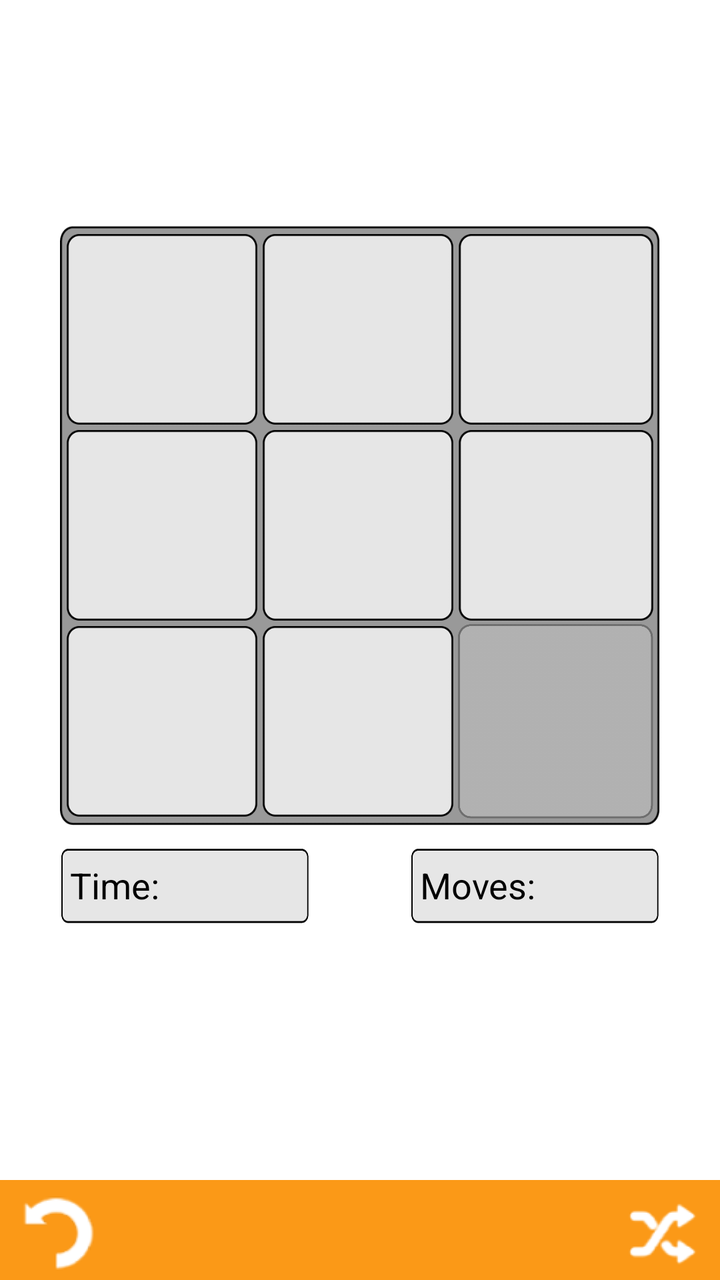
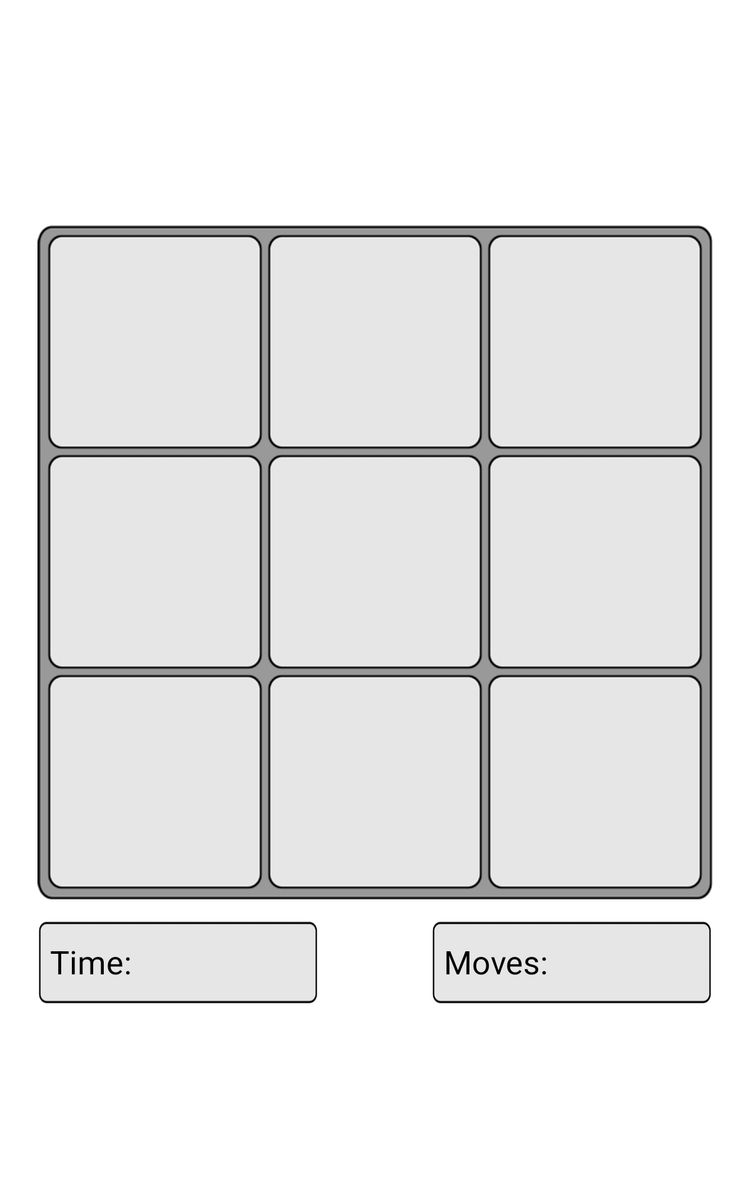

An Android layout and its configuration variant, each rendered on a device that would load it. The default file and the variant file are quoted in full after the pictures.
<!-- AndroidManifest.xml: application theme AppTheme -->
<!-- res/layout/activity_eightpuzzle.xml -->
<RelativeLayout xmlns:android="http://schemas.android.com/apk/res/android"
    xmlns:tools="http://schemas.android.com/tools"
    android:layout_width="match_parent"
    android:layout_height="match_parent"
    android:keepScreenOn="true"
    tools:context="com.eecs481.mathinmotion.EightPuzzle">

    <RelativeLayout
        android:layout_width="match_parent"
        android:layout_height="wrap_content"
        android:gravity="center"
        android:layout_alignParentTop="true"
        android:layout_above="@+id/eight_puzzle_footer">

        <TextView
            android:layout_width="300dp"
            android:layout_height="wrap_content"
            android:id="@+id/eight_puzzle_win"
            android:textStyle="bold"
            android:textColor="@color/red"
            android:gravity="center"
            android:textAlignment="center"
            android:textSize="30sp" />

        <TableLayout android:id="@+id/board"
            android:layout_width="300dp"
            android:layout_height="300dp"
            android:layout_below="@id/eight_puzzle_win"
            android:background="@drawable/grid"
            android:gravity="center">

            <TableRow
                android:layout_width="fill_parent"
                android:layout_height="fill_parent"
                android:paddingTop="3dp"
                android:paddingLeft="3dp"
                android:paddingRight="3dp"
                android:gravity="center" >

                <TextView
                    android:layout_width="98dp"
                    android:layout_height="98dp"
                    android:textAppearance="?android:attr/textAppearanceLarge"
                    android:background="@drawable/tile"
                    android:id="@+id/block1"
                    android:tag="1"
                    android:layout_column="1"
                    android:gravity="center" />

                <TextView
                    android:layout_width="98dp"
                    android:layout_height="98dp"
                    android:textAppearance="?android:attr/textAppearanceLarge"
                    android:background="@drawable/tile"
                    android:id="@+id/block2"
                    android:tag="2"
                    android:layout_column="2"
                    android:gravity="center" />

                <TextView
                    android:layout_width="98dp"
                    android:layout_height="98dp"
                    android:textAppearance="?android:attr/textAppearanceLarge"
                    android:background="@drawable/tile"
                    android:id="@+id/block3"
                    android:tag="3"
                    android:layout_column="3"
                    android:gravity="center" />

            </TableRow>

            <TableRow
                android:layout_width="match_parent"
                android:layout_height="fill_parent"
                android:paddingLeft="3dp"
                android:paddingRight="3dp"
                android:gravity="center">

                <TextView
                    android:layout_width="98dp"
                    android:layout_height="98dp"
                    android:textAppearance="?android:attr/textAppearanceLarge"
                    android:background="@drawable/tile"
                    android:id="@+id/block4"
                    android:tag="4"
                    android:layout_column="1"
                    android:gravity="center" />

                <TextView
                    android:layout_width="98dp"
                    android:layout_height="98dp"
                    android:textAppearance="?android:attr/textAppearanceLarge"
                    android:background="@drawable/tile"
                    android:id="@+id/block5"
                    android:tag="5"
                    android:layout_column="2"
                    android:gravity="center" />

                <TextView
                    android:layout_width="98dp"
                    android:layout_height="98dp"
                    android:textAppearance="?android:attr/textAppearanceLarge"
                    android:background="@drawable/tile"
                    android:id="@+id/block6"
                    android:tag="6"
                    android:layout_column="3"
                    android:gravity="center" />

            </TableRow>

            <TableRow
                android:layout_width="match_parent"
                android:layout_height="fill_parent"
                android:paddingLeft="3dp"
                android:paddingBottom="3dp"
                android:paddingRight="3dp"
                android:gravity="center">

                <TextView
                    android:layout_width="98dp"
                    android:layout_height="98dp"
                    android:textAppearance="?android:attr/textAppearanceLarge"
                    android:background="@drawable/tile"
                    android:id="@+id/block7"
                    android:tag="7"
                    android:layout_column="1"
                    android:gravity="center" />

                <TextView
                    android:layout_width="98dp"
                    android:layout_height="98dp"
                    android:textAppearance="?android:attr/textAppearanceLarge"
                    android:background="@drawable/tile"
                    android:id="@+id/block8"
                    android:tag="8"
                    android:layout_column="2"
                    android:gravity="center" />

                <TextView
                    android:layout_width="100dp"
                    android:layout_height="100dp"
                    android:textAppearance="?android:attr/textAppearanceLarge"
                    android:background="@drawable/transsquare"
                    android:id="@+id/block9"
                    android:tag="9"
                    android:layout_column="3"
                    android:gravity="center" />

            </TableRow>

        </TableLayout>

        <RelativeLayout
            android:layout_width="300dp"
            android:layout_height="105dp"
            android:layout_below="@id/board"
            android:paddingTop="10dp"
            android:id="@+id/stats">

            <RelativeLayout
                android:layout_width="125dp"
                android:layout_height="40dp"
                android:layout_alignParentLeft="true"
                android:layout_alignParentStart="true" >

                <ImageView android:id="@+id/eight_puzzle_time_image"
                    android:layout_width="match_parent"
                    android:layout_height="match_parent"
                    android:scaleType="fitXY"
                    android:contentDescription="@string/eight_tiles_time"
                    android:src="@drawable/home_button" />

                <TextView android:id="@+id/eight_puzzle_time_label"
                    android:layout_width="wrap_content"
                    android:layout_height="wrap_content"
                    android:layout_alignParentLeft="true"
                    android:layout_alignParentStart="true"
                    android:layout_centerVertical="true"
                    android:paddingLeft="5dp"
                    android:textSize="18sp"
                    android:text="@string/eight_tiles_time" />

                <TextView android:id="@+id/eight_puzzle_time_value"
                    android:layout_width="wrap_content"
                    android:layout_height="wrap_content"
                    android:layout_alignRight="@id/eight_puzzle_time_image"
                    android:layout_alignEnd="@id/eight_puzzle_time_image"
                    android:layout_toRightOf="@id/eight_puzzle_time_label"
                    android:layout_toEndOf="@id/eight_puzzle_time_label"
                    android:layout_centerVertical="true"
                    android:paddingRight="5dp"
                    android:textColor="@color/red"
                    android:textSize="18sp"
                    android:gravity="end"
                    android:textAlignment="viewEnd"/>

            </RelativeLayout>

            <RelativeLayout
                android:layout_width="125dp"
                android:layout_height="40dp"
                android:layout_alignParentRight="true"
                android:layout_alignParentEnd="true"
                android:gravity="center_vertical">

                <ImageView android:id="@+id/eight_puzzle_moves_image"
                    android:layout_width="match_parent"
                    android:layout_height="match_parent"
                    android:scaleType="fitXY"
                    android:contentDescription="@string/eight_tiles_moves"
                    android:src="@drawable/home_button" />

                <TextView android:id="@+id/eight_puzzle_moves_label"
                    android:layout_width="wrap_content"
                    android:layout_height="wrap_content"
                    android:layout_alignParentLeft="true"
                    android:layout_alignParentStart="true"
                    android:layout_centerVertical="true"
                    android:paddingLeft="5dp"
                    android:textSize="18sp"
                    android:text="@string/eight_tiles_moves" />

                <TextView android:id="@+id/eight_puzzle_moves_value"
                    android:layout_width="wrap_content"
                    android:layout_height="wrap_content"
                    android:layout_alignRight="@id/eight_puzzle_moves_image"
                    android:layout_alignEnd="@id/eight_puzzle_moves_image"
                    android:layout_toRightOf="@id/eight_puzzle_moves_label"
                    android:layout_toEndOf="@id/eight_puzzle_moves_label"
                    android:layout_centerVertical="true"
                    android:paddingRight="5dp"
                    android:textSize="18sp"
                    android:gravity="end"
                    android:textAlignment="viewEnd" />

            </RelativeLayout>

        </RelativeLayout>

    </RelativeLayout>

    <RelativeLayout
        android:layout_width="match_parent"
        android:layout_height="50dp"
        android:id="@id/eight_puzzle_footer"
        android:layout_alignParentBottom="true"
        android:background="@color/orange">

        <ImageView android:id="@+id/eight_puzzle_undo_image"
            android:layout_width="50dp"
            android:layout_height="50dp"
            android:paddingLeft="7dp"
            android:layout_alignParentLeft="true"
            android:layout_centerVertical="true"
            android:clickable="true"
            android:src="@drawable/undo"
            android:onClick="undo"/>

        <ImageView android:id="@+id/eight_puzzle_reset_image"
            android:layout_width="50dp"
            android:layout_height="50dp"
            android:layout_alignParentRight="true"
            android:layout_centerVertical="true"
            android:paddingRight="7dp"
            android:src="@drawable/shuffle"
            android:clickable="true"
            android:onClick="reset"/>

    </RelativeLayout>

</RelativeLayout>
<!-- resources referenced by this layout -->
<resources>
  <item name="orange" type="color">#FB9917</item>
  <item name="red" type="color">#FF0000</item>
  <!-- drawable grid: png bitmap (drawable-hdpi, 3606 bytes) -->
  <!-- drawable home_button: png bitmap (drawable-hdpi, 1103 bytes) -->
  <!-- drawable shuffle: png bitmap (drawable-hdpi, 3826 bytes) -->
  <!-- drawable tile: png bitmap (drawable-hdpi, 2340 bytes) -->
  <!-- drawable transsquare: png bitmap (drawable-hdpi, 5025 bytes) -->
  <!-- drawable undo: png bitmap (drawable-hdpi, 4418 bytes) -->
  <string name="eight_tiles_moves">Moves:</string>
  <string name="eight_tiles_time">Time:</string>
  <style name="AppTheme" parent="Theme.AppCompat.Light">
          <item name="actionBarStyle">@style/AppActionBar</item>
          <item name="android:windowBackground">@color/white</item>
          <item name="android:windowContentOverlay">@null</item>
          <item name="android:textColor">@color/black</item>
      </style>
  <style name="AppActionBar" parent="Theme.AppCompat.Light">
          <item name="background">@color/orange</item>
          <item name="android:textColor">@color/white</item>
      </style>
  <item name="white" type="color">#FFFFFF</item>
  <item name="black" type="color">#000000</item>
</resources>
<!-- res/layout-sw600dp/activity_eightpuzzle.xml (the repository's variant of the layout above) -->
<!-- drawn on a 7-inch tablet held upright -->
<RelativeLayout xmlns:android="http://schemas.android.com/apk/res/android"
    xmlns:tools="http://schemas.android.com/tools"
    android:layout_width="match_parent"
    android:layout_height="match_parent"
    android:gravity="center"
    android:keepScreenOn="true"
    tools:context="com.eecs481.mathinmotion.EightPuzzle">

    <TextView
        android:layout_width="540dp"
        android:layout_height="wrap_content"
        android:id="@+id/eight_puzzle_win"
        android:textStyle="bold"
        android:textSize="18sp" />

    <TableLayout android:id="@+id/board"
        android:layout_width="540dp"
        android:layout_height="540dp"
        android:layout_below="@id/eight_puzzle_win"
        android:background="@drawable/grid" >

        <TableRow
            android:layout_width="fill_parent"
            android:layout_height="fill_parent"
            android:paddingTop="6dp"
            android:paddingLeft="6dp"
            android:paddingRight="6dp"
            android:gravity="center" >

            <TextView
                android:layout_width="176dp"
                android:layout_height="176dp"
                android:textAppearance="?android:attr/textAppearanceLarge"
                android:background="@drawable/tile"
                android:id="@+id/block1"
                android:tag="1"
                android:layout_column="1"
                android:gravity="center" />

            <TextView
                android:layout_width="176dp"
                android:layout_height="176dp"
                android:textAppearance="?android:attr/textAppearanceLarge"
                android:background="@drawable/tile"
                android:id="@+id/block2"
                android:tag="2"
                android:layout_column="2"
                android:gravity="center" />

            <TextView
                android:layout_width="176dp"
                android:layout_height="176dp"
                android:textAppearance="?android:attr/textAppearanceLarge"
                android:background="@drawable/tile"
                android:id="@+id/block3"
                android:tag="3"
                android:layout_column="3"
                android:gravity="center" />

        </TableRow>

        <TableRow
            android:layout_width="match_parent"
            android:layout_height="fill_parent"
            android:paddingLeft="6dp"
            android:paddingRight="6dp"
            android:gravity="center">

            <TextView
                android:layout_width="176dp"
                android:layout_height="176dp"
                android:textAppearance="?android:attr/textAppearanceLarge"
                android:background="@drawable/tile"
                android:id="@+id/block4"
                android:tag="4"
                android:layout_column="1"
                android:gravity="center" />

            <TextView
                android:layout_width="176dp"
                android:layout_height="176dp"
                android:textAppearance="?android:attr/textAppearanceLarge"
                android:background="@drawable/tile"
                android:id="@+id/block5"
                android:tag="5"
                android:layout_column="2"
                android:gravity="center" />

            <TextView
                android:layout_width="176dp"
                android:layout_height="176dp"
                android:textAppearance="?android:attr/textAppearanceLarge"
                android:background="@drawable/tile"
                android:id="@+id/block6"
                android:tag="6"
                android:layout_column="3"
                android:gravity="center" />

        </TableRow>
        <TableRow
            android:layout_width="match_parent"
            android:layout_height="fill_parent"
            android:paddingLeft="6dp"
            android:paddingBottom="6dp"
            android:paddingRight="6dp"
            android:gravity="center">

            <TextView
                android:layout_width="176dp"
                android:layout_height="176dp"
                android:textAppearance="?android:attr/textAppearanceLarge"
                android:background="@drawable/tile"
                android:id="@+id/block7"
                android:tag="7"
                android:layout_column="1"
                android:gravity="center" />

            <TextView
                android:layout_width="176dp"
                android:layout_height="176dp"
                android:textAppearance="?android:attr/textAppearanceLarge"
                android:background="@drawable/tile"
                android:id="@+id/block8"
                android:tag="8"
                android:layout_column="2"
                android:gravity="center" />

            <TextView
                android:layout_width="176dp"
                android:layout_height="176dp"
                android:textAppearance="?android:attr/textAppearanceLarge"
                android:background="@drawable/tile"
                android:id="@+id/block9"
                android:tag="9"
                android:layout_column="3"
                android:gravity="center" />

        </TableRow>

    </TableLayout>

    <RelativeLayout
        android:layout_width="540dp"
        android:layout_height="wrap_content"
        android:layout_below="@id/board"
        android:paddingTop="15dp"
        android:id="@+id/stats" >

        <RelativeLayout
            android:layout_width="225dp"
            android:layout_height="70dp"
            android:layout_alignParentLeft="true"
            android:layout_alignParentStart="true" >

            <ImageView android:id="@+id/eight_puzzle_time_image"
                android:layout_width="match_parent"
                android:layout_height="match_parent"
                android:scaleType="fitXY"
                android:contentDescription="@string/eight_tiles_time"
                android:src="@drawable/home_button" />

            <TextView android:id="@+id/eight_puzzle_time_label"
                android:layout_width="wrap_content"
                android:layout_height="wrap_content"
                android:layout_alignParentLeft="true"
                android:layout_alignParentStart="true"
                android:layout_centerVertical="true"
                android:paddingLeft="10dp"
                android:textSize="26sp"
                android:text="@string/eight_tiles_time" />

            <TextView android:id="@+id/eight_puzzle_time_value"
                android:layout_width="wrap_content"
                android:layout_height="wrap_content"
                android:layout_alignRight="@id/eight_puzzle_time_image"
                android:layout_alignEnd="@id/eight_puzzle_time_image"
                android:layout_toRightOf="@id/eight_puzzle_time_label"
                android:layout_toEndOf="@id/eight_puzzle_time_label"
                android:layout_centerVertical="true"
                android:paddingRight="10dp" />

        </RelativeLayout>

        <RelativeLayout
            android:layout_width="225dp"
            android:layout_height="70dp"
            android:layout_alignParentRight="true"
            android:layout_alignParentEnd="true"
            android:gravity="center_vertical">

            <ImageView android:id="@+id/eight_puzzle_moves_image"
                android:layout_width="match_parent"
                android:layout_height="match_parent"
                android:scaleType="fitXY"
                android:contentDescription="@string/eight_tiles_moves"
                android:src="@drawable/home_button" />

            <TextView android:id="@+id/eight_puzzle_moves_label"
                android:layout_width="wrap_content"
                android:layout_height="wrap_content"
                android:layout_alignParentLeft="true"
                android:layout_alignParentStart="true"
                android:layout_centerVertical="true"
                android:paddingLeft="10dp"
                android:textSize="26sp"
                android:text="@string/eight_tiles_moves" />

            <TextView android:id="@+id/eight_puzzle_moves_value"
                android:layout_width="wrap_content"
                android:layout_height="wrap_content"
                android:layout_alignRight="@id/eight_puzzle_moves_image"
                android:layout_alignEnd="@id/eight_puzzle_moves_image"
                android:layout_toRightOf="@id/eight_puzzle_moves_label"
                android:layout_toEndOf="@id/eight_puzzle_moves_label"
                android:layout_centerVertical="true"
                android:paddingRight="10dp" />

        </RelativeLayout>

    </RelativeLayout>

</RelativeLayout>
<!-- resources referenced by the variant -->
<!-- as a 7-inch tablet held upright resolves them -->
<resources>
  <!-- drawable grid: png bitmap (drawable-hdpi, 3606 bytes) -->
  <!-- drawable home_button: png bitmap (drawable-hdpi, 1103 bytes) -->
  <!-- drawable tile: png bitmap (drawable-hdpi, 2340 bytes) -->
  <string name="eight_tiles_moves">Moves:</string>
  <string name="eight_tiles_time">Time:</string>
  <style name="AppTheme" parent="Theme.AppCompat.Light">
          <item name="actionBarStyle">@style/AppActionBar</item>
          <item name="android:windowBackground">@color/white</item>
          <item name="android:windowContentOverlay">@null</item>
          <item name="android:textColor">@color/black</item>
      </style>
  <style name="AppActionBar" parent="Theme.AppCompat.Light">
          <item name="background">@color/orange</item>
          <item name="android:textColor">@color/white</item>
      </style>
  <item name="white" type="color">#FFFFFF</item>
  <item name="black" type="color">#000000</item>
  <item name="orange" type="color">#FB9917</item>
</resources>
